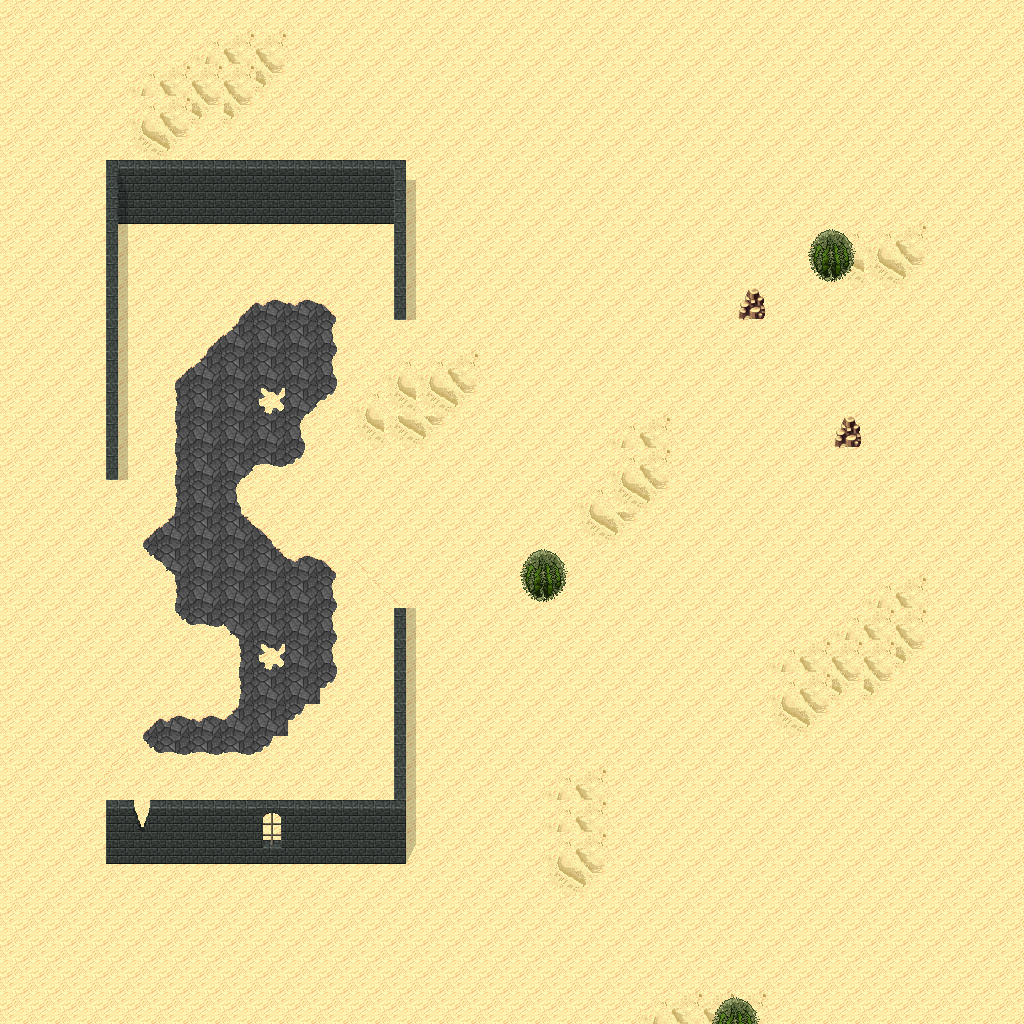

This game map was drawn from its Tiled (.tmx) file and the tilesets committed beside it. A one-line description and the trimmed map source follow:
An orthogonal 32x32 tile map with 32x32 px tiles, 5 tile layers (Ground, Objects, Objects2, Above, ...), 1 hidden layer not drawn, 14 tilesets.

<map version="1.10" tiledversion="1.11.0" orientation="orthogonal" renderorder="right-down" width="32" height="32" tilewidth="32" tileheight="32" infinite="0" nextlayerid="11" nextobjectid="1">
 <tileset firstgid="1" name="logic_collision" tilewidth="32" tileheight="32" tilecount="1" columns="1">
  <image source="../drawable/logic_collision.png" width="32" height="32" />
 </tileset>
 <tileset firstgid="2" name="ground_ground" tilewidth="32" tileheight="32" tilecount="33" columns="3">
  <image source="../drawable/ground_ground.png" width="96" height="352" />
 </tileset>
 <tileset firstgid="35" name="terrain_desert" tilewidth="32" tileheight="32" tilecount="88" columns="8">
  <image source="../drawable/terrain_desert.png" width="256" height="352" />
 </tileset>
 <tileset firstgid="123" name="building_stone_ruins" tilewidth="32" tileheight="32" tilecount="72" columns="6">
  <image source="../drawable/building_stone_ruins.png" width="192" height="384" />
 </tileset>
 <tileset firstgid="195" name="ground_sand_edges" tilewidth="32" tileheight="32" tilecount="15" columns="5">
  <image source="../drawable/ground_sand_edges.png" width="160" height="96" />
 </tileset>
 <tileset firstgid="210" name="ground_slate_tiles" tilewidth="32" tileheight="32" tilecount="15" columns="5">
  <image source="../drawable/ground_slate_tiles.png" width="160" height="96" />
 </tileset>
 <tileset firstgid="225" name="ground_sand_2" tilewidth="32" tileheight="32" tilecount="15" columns="5">
  <image source="../drawable/ground_sand_2.png" width="160" height="96" />
 </tileset>
 <tileset firstgid="240" name="plant_cactus_2" tilewidth="32" tileheight="32" tilecount="10" columns="5">
  <image source="../drawable/plant_cactus_2.png" width="160" height="64" />
 </tileset>
 <tileset firstgid="250" name="plant_round_cactuses" tilewidth="32" tileheight="32" tilecount="20" columns="10">
  <image source="../drawable/plant_round_cactuses.png" width="320" height="64" />
 </tileset>
 <tileset firstgid="270" name="plant_tree_banana_tree" tilewidth="32" tileheight="32" tilecount="40" columns="4">
  <image source="../drawable/plant_tree_banana_tree.png" width="128" height="320" />
 </tileset>
 <tileset firstgid="310" name="plant_tree_palm_tree" tilewidth="32" tileheight="32" tilecount="6" columns="2">
  <image source="../drawable/plant_tree_palm_tree.png" width="64" height="96" />
 </tileset>
 <tileset firstgid="316" name="plant_tree_palm_trees" tilewidth="32" tileheight="32" tilecount="40" columns="4">
  <image source="../drawable/plant_tree_palm_trees.png" width="128" height="320" />
 </tileset>
 <tileset firstgid="356" name="building_stone_tower" tilewidth="32" tileheight="32" tilecount="14" columns="2">
  <image source="../drawable/building_stone_tower.png" width="64" height="224" />
 </tileset>
 <tileset firstgid="370" name="plant_bush_large_green" tilewidth="32" tileheight="32" tilecount="9" columns="3">
  <image source="../drawable/plant_bush_large_green.png" width="96" height="96" />
 </tileset>
 <layer id="1" name="Ground" width="32" height="32">
  <data>[1024 cells, 1024 non-empty, 6 distinct tile ids]</data>
 </layer>
 <layer id="2" name="Objects" width="32" height="32">
  <data>[1024 cells, 103 non-empty, 22 distinct tile ids]</data>
 </layer>
 <layer id="3" name="Objects2" width="32" height="32">
  <data>[1024 cells, 2 non-empty, 1 distinct tile ids]</data>
 </layer>
 <layer id="4" name="Above" width="32" height="32">
  <data>[1024 cells, 26 non-empty, 9 distinct tile ids]</data>
 </layer>
 <layer id="5" name="Above2" width="32" height="32">
  <data>[1024 cells, 0 non-empty, 0 distinct tile ids]</data>
 </layer>
 <layer id="6" name="Walkable" width="32" height="32" visible="0">
  <data>[1024 cells, 44 non-empty, 1 distinct tile ids]</data>
 </layer>
 <objectgroup id="7" name="Mapevents" />
 <objectgroup id="8" name="Spawn" />
 <objectgroup id="9" name="Keys" />
 <objectgroup id="10" name="Replace" />
</map>
